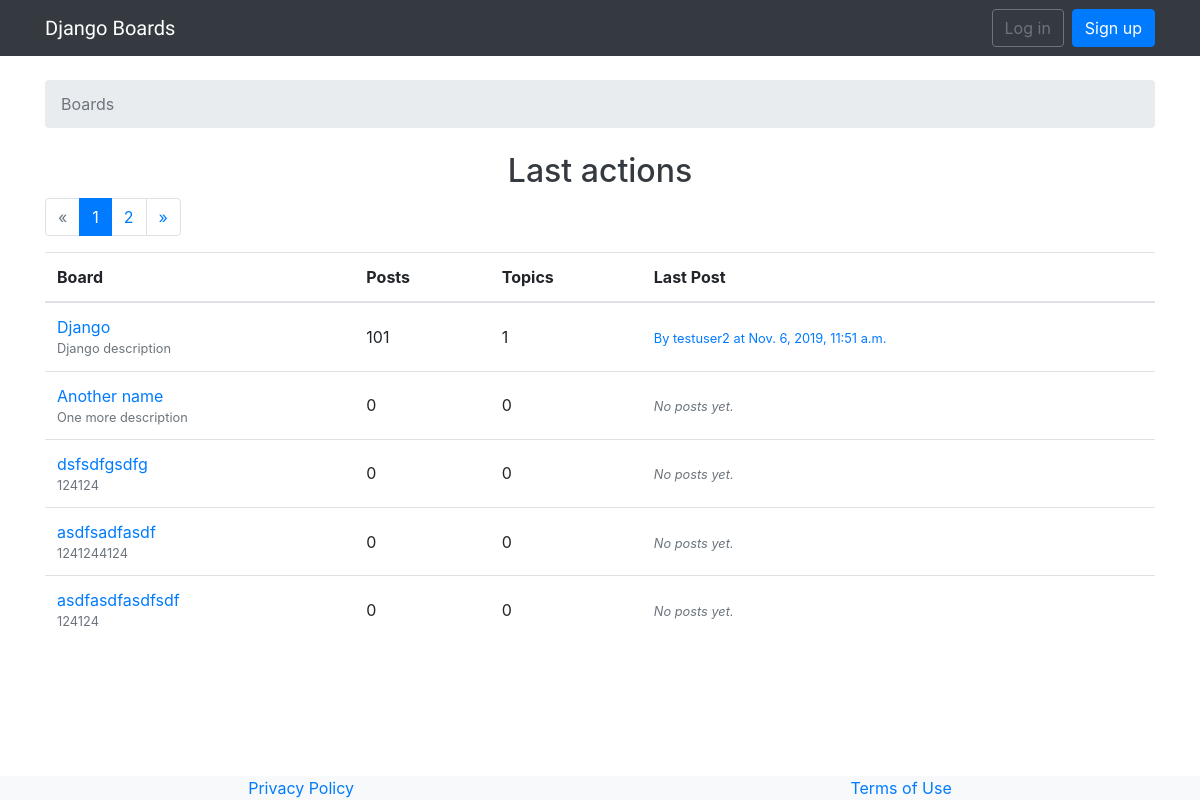
The page / on the database its author committed.
### boards/models.py (models this page shows, shortened)
class Board(models.Model):
    name = models.CharField(max_length=30, unique=True)
    description = models.CharField(max_length=100)
    def get_posts_count(self):
        return Post.objects.filter(topic__board=self).count()
    def get_last_post(self):
        return Post.objects.filter(topic__board=self).order_by('-created_at').first()

class Post(models.Model):
    message = models.TextField(max_length=4000)
    topic = models.ForeignKey(Topic, related_name='posts', on_delete=models.CASCADE)
    created_at = models.DateTimeField(auto_now_add=True)
    updated_at = models.DateTimeField(null=True)
    created_by = models.ForeignKey(User, related_name='posts', on_delete=models.DO_NOTHING)
    updated_by = models.ForeignKey(User, null=True, related_name='+', on_delete=models.DO_NOTHING)

### accounts/models.py (models this page shows)
class User(AbstractUser):
    TYPE_CHOICES = (
        ('R', 'Reader'),
        ('B', 'Blogger')
    )
    user_type = models.CharField(max_length=1, choices=TYPE_CHOICES)

### boards/views.py (the view)
# urls.py: 2. Add a URL to urlpatterns:  path('', views.home, name='home')
def home(request):
    board_list = Board.objects.all()
    page = request.GET.get('page', 1)
    paginator = Paginator(board_list, 5)
    try:
        boards = paginator.page(page)
    except PageNotAnInteger:
        boards = paginator.page(1)
    except EmptyPage:
        boards = paginator.page(paginator.num_pages)
    return render(request, 'home.html', {'boards': boards, 'page': page})

### templates/home.html (shortened to what this page needs)
{% extends 'base.html' %}
{% load static %}
{% block breadcrumb %}
  <li class="breadcrumb-item active">Boards</li>
{% endblock %}
{% block content %}
    <h2 class="text-center text-dark">Last actions</h2>
  <table id="board-table" class="table">
    <thead class="thead-inverse">
      <tr>
        <th>Board</th>
        <th>Posts</th>
        <th>Topics</th>
        <th>Last Post</th>
      </tr>
    </thead>
    <tbody>
        {% include 'includes/partial_board_list.html' %}
    </tbody>
  </table>
{% endblock %}

### templates/base.html (shortened to what this page needs)
{% load static %}
{% load flatpages %}
<!DOCTYPE html>
<html>
  <head>
    <link rel="stylesheet" href="{% static 'css/bootstrap.min.css' %}">
    <link rel="stylesheet" href="{% static 'css/app.css' %}">
  </head>
  <body>
    {% block body %}
      <nav class="navbar navbar-expand-sm navbar-dark bg-dark">
        <div class="container">
          <a class="navbar-brand" href="{% url 'home' %}">Django Boards</a>
          <div class="collapse navbar-collapse" id="mainMenu">
            {% if user.is_authenticated %}
              <ul class="navbar-nav ml-auto">
                <li class="nav-item dropdown">
                  <a class="nav-link dropdown-toggle" href="#" id="userMenu" data-toggle="dropdown" aria-haspopup="true" aria-expanded="false">
                    {{ user.username }}
                  </a>
                  <div class="dropdown-menu dropdown-menu-right" aria-labelledby="userMenu">
                    <a class="dropdown-item" href="{% url 'my_account' %}">My account</a>
                    <a class="dropdown-item" href="{% url 'password_change' %}">Change password</a>
                    <div class="dropdown-divider"></div>
                    <a class="dropdown-item" href="{% url 'logout' %}">Log out</a>
                  </div>
                </li>
              </ul>
            {% else %}
              <form class="form-inline ml-auto">
                <a href="{% url 'login' %}" class="btn btn-outline-secondary">Log in</a>
                <a href="{% url 'signup' %}" class="btn btn-primary ml-2">Sign up</a>
              </form>
            {% endif %}
          </div>
        </div>
      </nav>
      <div class="container">
        <ol class="breadcrumb my-4">
          {% block breadcrumb %}
          {% endblock %}
        </ol>
        <div id="content-block">
            {% block content %}
            {% endblock %}
        </div>
      </div>
    <footer class="fixed-bottom page-footer font-small bg-light d-flex justify-content-around">
        {% get_flatpages as flatpages %}
        {% for page in flatpages%}
            <div class="mx-2">
            <a href="pages{{ page.url }}"> {{ page.title }}</a>
        </div>
        {% endfor %}
    </footer>
    {% endblock body %}
  </body>
</html>

### templates/includes/partial_board_list.html (shortened to what this page needs)
{% for board in boards %}
        <tr>
          <td>
            <a href="{% url 'board_topics' board.pk %}">{{ board.name }}</a>
            <small class="text-muted d-block">{{ board.description }}</small>
          </td>
          <td class="align-middle">
            {{ board.get_posts_count }}
          </td>
          <td class="align-middle">
            {{ board.topics.count }}
          </td>
          <td class="align-middle">
            {% with post=board.get_last_post %}
              {% if post %}
                <small>
                  <a href="{% url 'topic_posts' board.pk post.topic.pk %}">
                    By {{ post.created_by.username }} at {{ post.created_at }}
                  </a>
                </small>
              {% else %}
                <small class="text-muted">
                  <em>No posts yet.</em>
                </small>
              {% endif %}
            {% endwith %}
          </td>
        </tr>
      {% endfor %}
{% include 'includes/pagination.html' %}

### static/css/app.css (style rules this page uses)
.navbar-brand { font-family: 'Peralta', cursive; }

### rows shown on the page
Board: name "Django", description "Django description", get_posts_count "101", topics.count "1", get_last_post.created_by.username "testuser2", get_last_post.created_at "Nov. 6, 2019, 11:51 a.m."
Board: name "Another name", description "One more description", get_posts_count "0", topics.count "0", shows "No posts yet."
Board: name "dsfsdfgsdfg", description "124124", get_posts_count "0", topics.count "0", shows "No posts yet."
Board: name "asdfsadfasdf", description "1241244124", get_posts_count "0", topics.count "0", shows "No posts yet."
Board: name "asdfasdfasdfsdf", description "124124", get_posts_count "0", topics.count "0", shows "No posts yet."

### other values the page prints
{{ i }} "1"
{{ i }} "2"
{{ page.title }} "Privacy Policy"
{{ page.title }} "Terms of Use"
